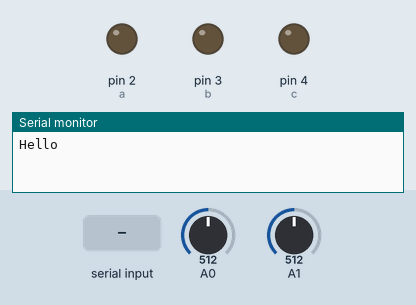
Recording of a sketch running on a simulated Arduino Uno, built with avr-gcc and run on an emulated ATmega328P. Parts: output pins drawn as LEDs (lit = HIGH), the last lines printed to the serial monitor. Inputs (shaded band) come from the test bench; at power-on: A0 = 512, A1 = 512.

Above: at 1.2 s.
1.3 s: "m" received over Serial
At 2.5 s:
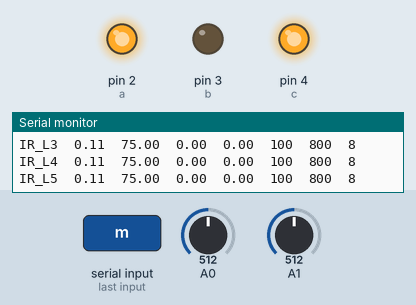
2.8 s: "i" received over Serial
Timing chart, 0 to 5.8 s (numbered marks = the images above; inputs shaded):
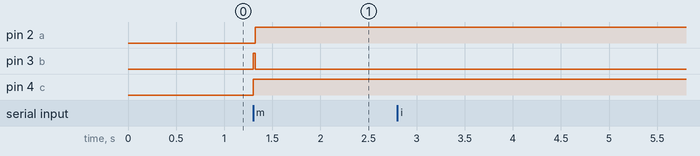

Measured:
- after the input at 1.3 s, pin 2 (a), pin 4 (c): LOW → HIGH at once; pin 3 (b): LOW → HIGH at once, → LOW 0.02 s later

The sketch:

skybot_IRSensors.ino
```cpp
char incomingByte;

int a = 2; // LSB multiplexer
int b = 3; //
int c = 4; // MSB multiplexer
int readPin; // Select the output channel

float sensorValue = 0;  // variable to store the value coming from the sensor

void sendIRdata(int number, boolean A, boolean B, boolean C, int AN, float alpha, float beta, float x, float y, float theta, int minimum, int maximum, int fov){

  digitalWrite(a, A);
  digitalWrite(b, B);
  digitalWrite(c, C);

  sensorValue = analogRead(AN);
  sensorValue = sensorValue*5000/1024;
  sensorValue = alpha*pow(sensorValue,-beta);

  Serial.print("IR_L");
  Serial.print(number);
  Serial.print("\t");
  Serial.print(sensorValue);
  Serial.print("\t");
  Serial.print(x);
  Serial.print("\t");
  Serial.print(y);
  Serial.print("\t");
  Serial.print(theta);
  Serial.print("\t");
  Serial.print(minimum);
  Serial.print("\t");
  Serial.print(maximum);
  Serial.print("\t");
  Serial.println(fov);
}

void setup() {
  Serial.begin(57600);     // opens serial port, sets data rate to 9600 bps
  //Serial.println("Hi there! I'm Arduino");
  pinMode(a, OUTPUT);
  pinMode(b, OUTPUT);
  pinMode(c, OUTPUT);
  Serial.println("Hello");
}

void loop() {
  if (Serial.available() > 0) {
    // read the incoming byte:
    incomingByte = Serial.read();
    switch (incomingByte){
    case 'i': // Send robot information to the computer
      {
        Serial.println("MiniSkybot");
        break;
      }
      // void sendIRdata(int number, boolean A, boolean B, boolean C, int AN, float alpha, float beta, float x, float y, float theta, int minimum, int maximum, int fov){
      // IR_L0	0.18	75.00	0.00	0.00	100	800	8
    case 'm': // Send measure of the selected sensor to the computer
      {
        sendIRdata(0, 0, 1, 1, A0, 350.8, 1.036,75, 0, 0, 100, 800, 8);
        sendIRdata(1, 0, 1, 1, A1, 350.8, 1.036,75, 0, 0, 100, 800, 8);
        sendIRdata(2, 0, 1, 1, A1, 350.8, 1.036,75, 0, 0, 100, 800, 8);
        sendIRdata(3, 0, 1, 1, A1, 350.8, 1.036,75, 0, 0, 100, 800, 8);
        sendIRdata(4, 0, 1, 1, A1, 350.8, 1.036,75, 0, 0, 100, 800, 8);
        sendIRdata(5, 1, 0, 1, A0, 350.8, 1.036,75, 0, 0, 100, 800, 8);
        Serial.println();
      }
    }
  }
}
```
